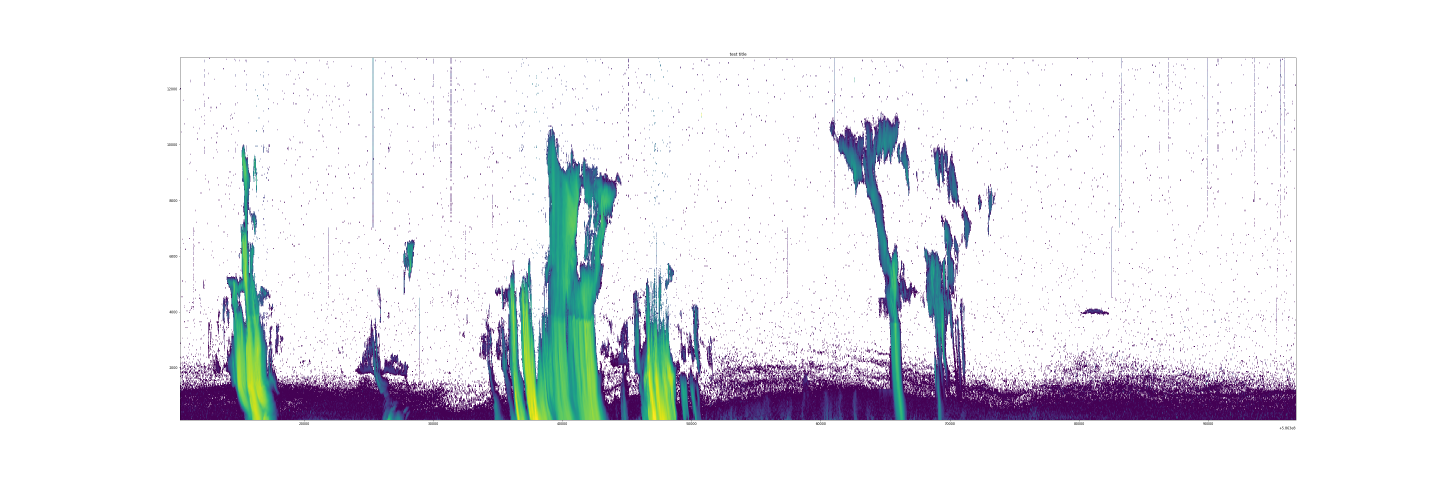
#> input picture 00_original_data.png, 4320 x 1440 px (shown at 1/3 size); its folder holds only this picture in this run
$ python -i rpg_lib.py   (imports and definitions only)
#> lines starting #> are read from the running program, lines starting #| are printed output that depends on the picture
# -*- coding: utf-8 -*-
"""
Created on Mon Sep 23 09:12:35 2019

@author: Mihai Boldeanu

@goal: A library of useful functions for working with RPG-94 radar systems

@contents:
    - Reading and plotting raw data
    - Cleaning noise from raw data
    - Averaging in height and time
"""
import time
from netCDF4 import Dataset
import matplotlib.pyplot as plt
import matplotlib.cm as cm
from scipy import ndimage
import numpy as np
import os

### READING Function for netCDF4 files ###
# [180 lines left out: functions __read_rpg_netcdf_raw, __read_rpg_netcdf_processed, read_folders, read_netcdf, __merge_chirp, create_bins and 1 more, not called in this run]

### Filter noise out of radar data by applying opening followed by closing
def filter_rpg(data,structure=0):
    """
    filter_rpg: takes a numpy array, creates a boolean array of the same size with False for NAN values and true for the rest
                Filters the noise by using an opening and clossing matematical operation

    Args:
        data: the 2d numpy array that should be filtered
        structure: TODO// should permit the user to select a filtering kernel

    Returns:
        mask: returns a boolean mask with True for valid values and False for Nan values

    """
    bin_mask_daily_reflectivity = np.copy(data)
    bin_mask_daily_reflectivity[np.where(np.logical_not(np.isnan(bin_mask_daily_reflectivity))) ] = 1
    bin_mask_daily_reflectivity[np.where(np.isnan(bin_mask_daily_reflectivity)) ] = 0

    #eroded_mask = ndimage.binary_erosion(bin_mask_daily_reflectivity,structure = ndimage.generate_binary_structure(2, 1))
    open_mask = ndimage.binary_opening(bin_mask_daily_reflectivity,structure = ndimage.generate_binary_structure(2, 1))
    #dilated_mask = ndimage.binary_dilation(open_mask,structure = ndimage.generate_binary_structure(2, 1))
    close_mask = ndimage.binary_closing(open_mask,structure = ndimage.generate_binary_structure(2, 2))

    close_mask = ndimage.binary_dilation(close_mask,structure = ndimage.generate_binary_structure(2, 2))
    return close_mask

### Averaging in height with binning
# [211 lines left out: functions average_in_height, average_in_time, average, plot_rpg, save_netcdf, not called in this run]


>>> import cv2
>>> picture = cv2.imread('00_original_data.png', cv2.IMREAD_GRAYSCALE)
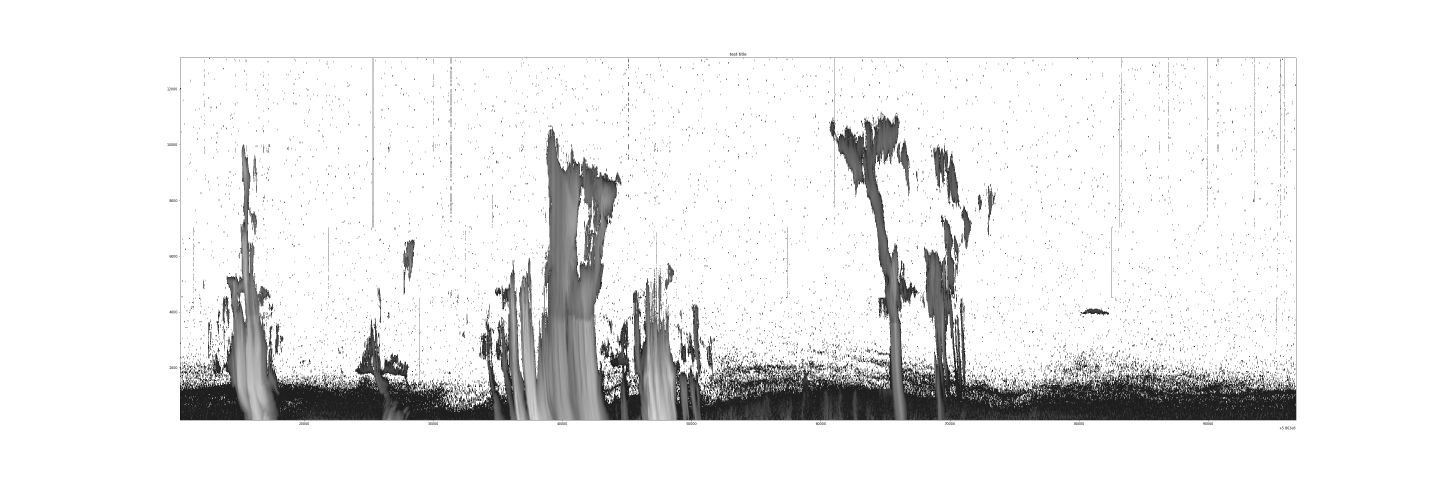
#> picture: shape (1440, 4320) (shown at 1/3 size); min 0, max 255, mean 232.9
>>> result = filter_rpg(picture)
#> in filter_rpg, `bin_mask_daily_reflectivity[np.where(np.logical_not(np.isnan(bin_mask_..`: bin_mask_daily_reflectivity: shape (1440, 4320); every value is 1
#> in filter_rpg, `open_mask = ndimage.binary_opening(bin_mask_daily_reflectivity,structu..`:
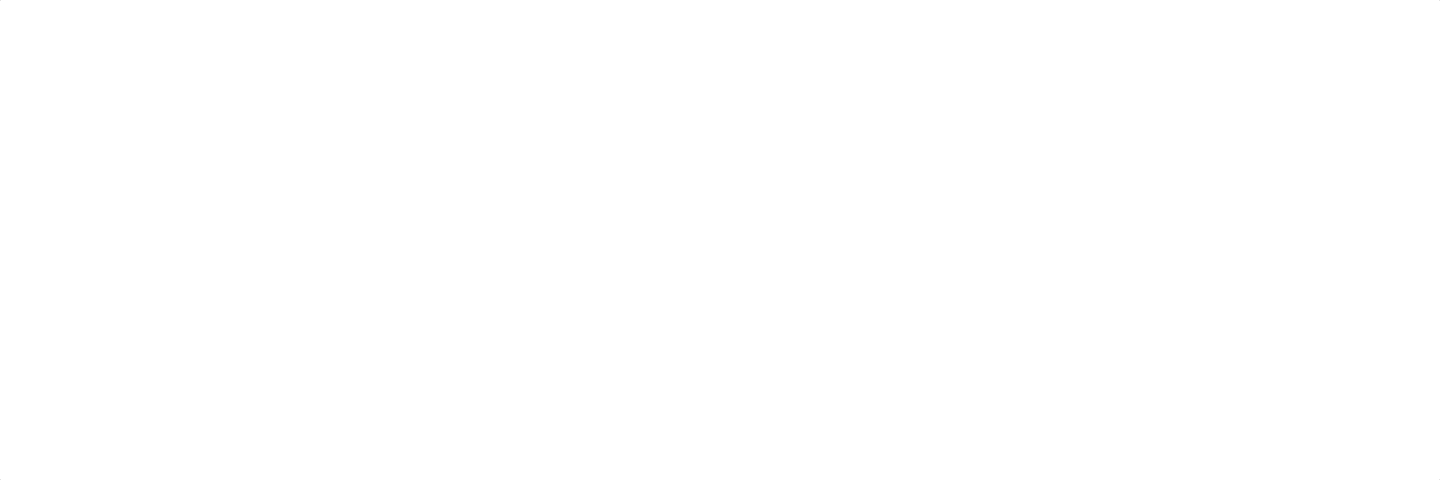
#> open_mask: shape (1440, 4320) bool (shown at 1/3 size); 100% white; black in thin lines or dots
#> in filter_rpg, `close_mask = ndimage.binary_closing(open_mask,structure = ndimage.gene..`:
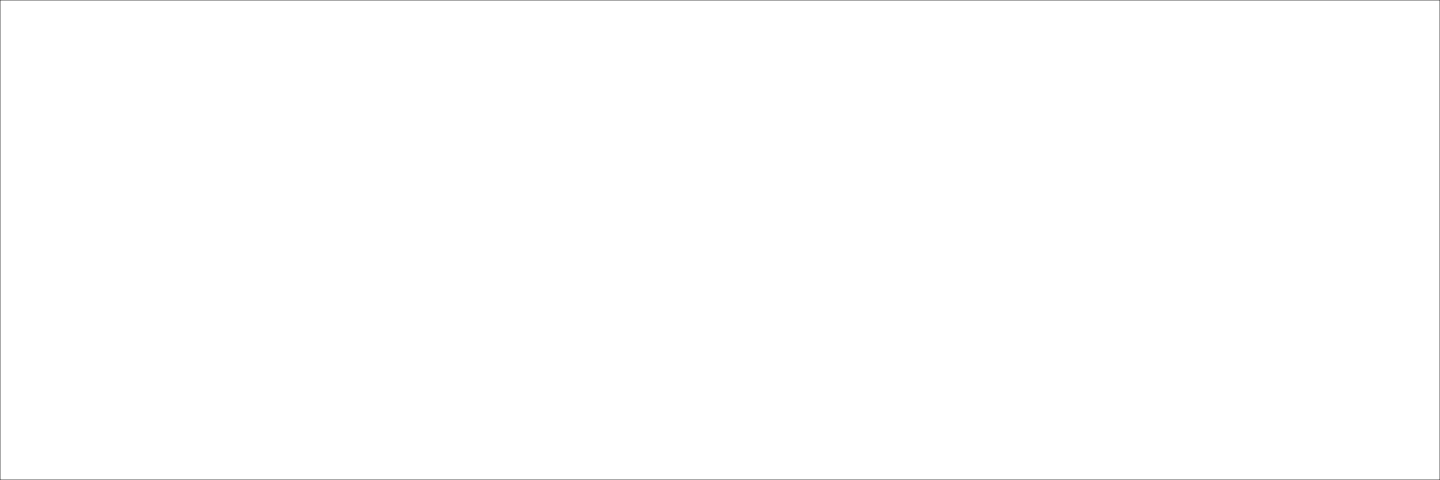
#> close_mask: shape (1440, 4320) bool (shown at 1/3 size); 99.8% white; black in thin lines or dots

$ run again, on averaged_data_1h.png
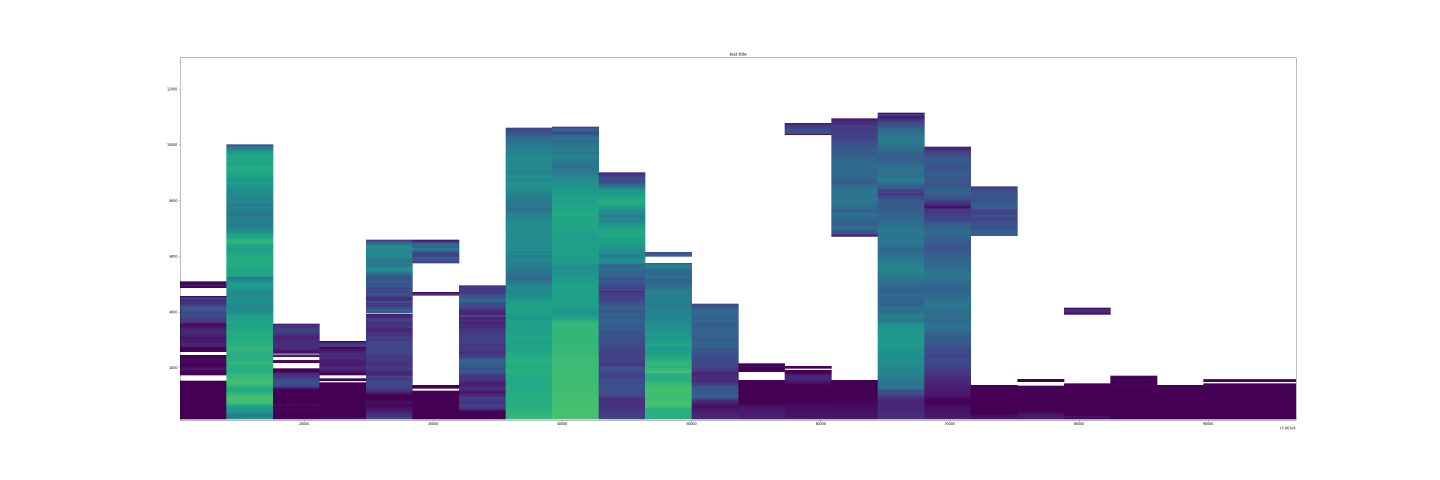
#> input picture averaged_data_1h.png, 4320 x 1440 px (shown at 1/3 size)
#> `picture = cv2.imread('00_original_data.png', cv2.IMREAD_GRAYSCALE)`:
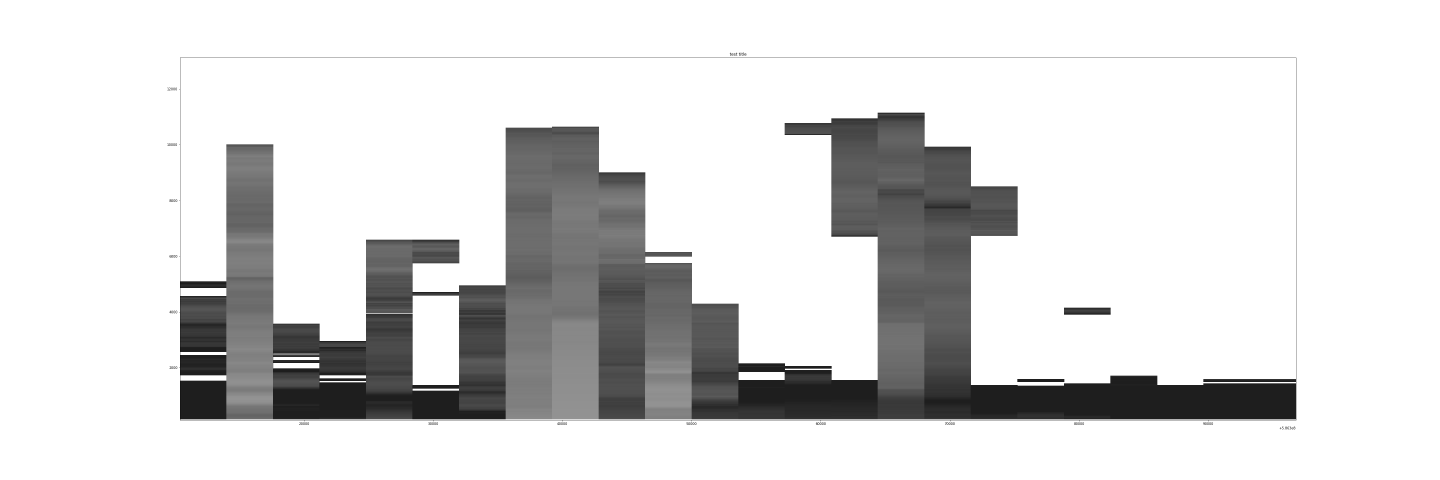
#> picture: shape (1440, 4320) (shown at 1/3 size); min 0, max 255, mean 217.5
#> bin_mask_daily_reflectivity: shape (1440, 4320); every value is 1
#> open_mask: shape (1440, 4320) bool; 100% white; black in thin lines or dots
#> close_mask: shape (1440, 4320) bool; 99.8% white; black in thin lines or dots
